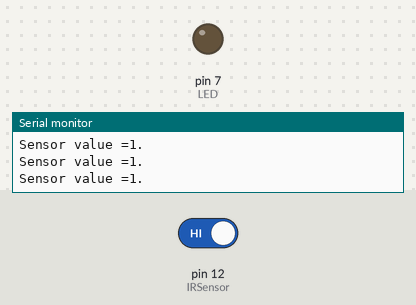
This sketch was run on a simulated Arduino Uno, built with avr-gcc and run on an emulated ATmega328P. On the bench: output pins drawn as LEDs (lit = HIGH), the last lines printed to the serial monitor. The inputs (shaded band) are chosen by the test bench; at power-on: pin 12 (IRSensor) HIGH.

Above: at 1.2 s.
1.3 s: pin 12 (IRSensor) driven LOW
At 2.3 s:
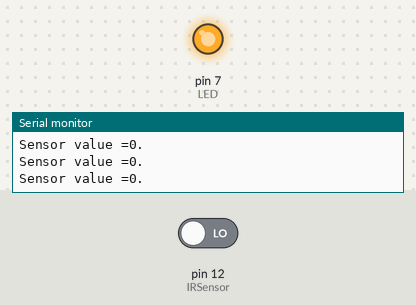
2.8 s: pin 12 (IRSensor) driven HIGH
At 3.6 s:
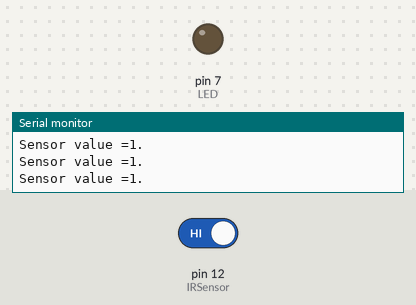
Timing chart, 0 to 5.8 s (numbered marks = the images above; inputs shaded):
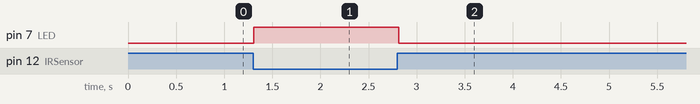

The sketch:

irsensor.ino
```cpp
int IRSensor = 12;
int LED = 7;
void setup()
{
  Serial.begin(9600);
  pinMode(IRSensor, INPUT);
  pinMode(LED,OUTPUT);
}
void loop()
{
  int value = digitalRead(IRSensor);
  Serial.println(".");
  Serial.print("Sensor value =");
  Serial.print(value);
  if (value == 0)
  {
    digitalWrite(LED,HIGH);
  }
  else
  {
    digitalWrite(LED, LOW);
  }
  delay(50);
}
```

Measured:
- after the input at 1.3 s, pin 7 (LED): LOW → HIGH at once
- after the input at 2.8 s, pin 7 (LED): HIGH → LOW at once
